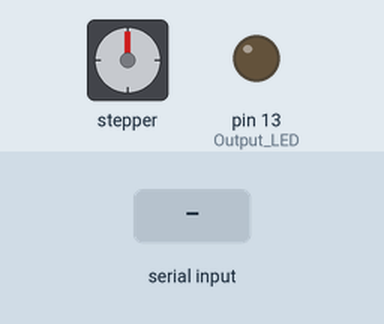
Bench run of a sketch on a simulated Arduino Uno, built with avr-gcc and run on an emulated ATmega328P. On the bench: stepper motor, output pins drawn as LEDs (lit = HIGH). Wiring (inferred from the names in the program): stepper motor (2048 steps per turn assumed): coils pin 2, pin 3, pin 4, pin 5. The inputs (shaded band) are chosen by the test bench. Pins used as bus, display or sensor lines are not drawn.

Above: at 1.2 s.
1.3 s: "90,45\n" received over Serial
At 3.5 s:
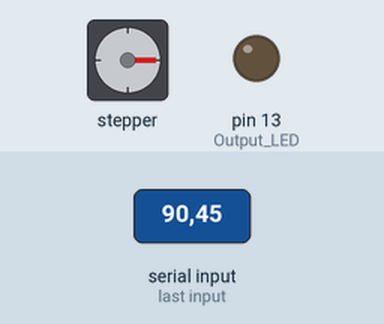
3.8 s: "30,150\n" received over Serial
At 5.3 s:
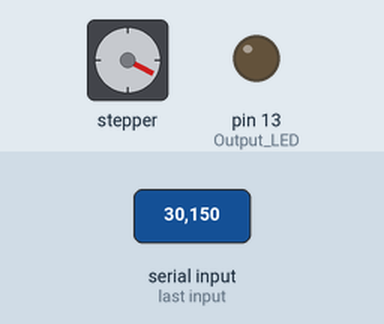
5.6 s: "5\n" received over Serial
At 6.0 s:
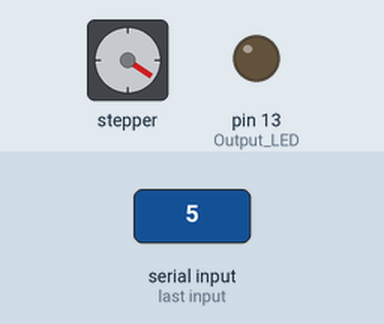
7.1 s: "90\n" received over Serial
At 9.1 s:
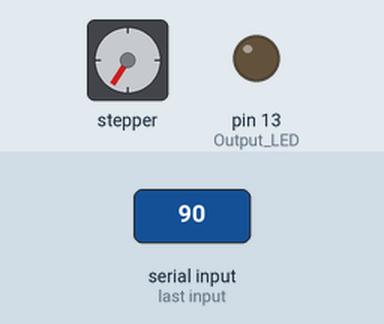
9.6 s: "200\n" received over Serial
At 12.4 s:
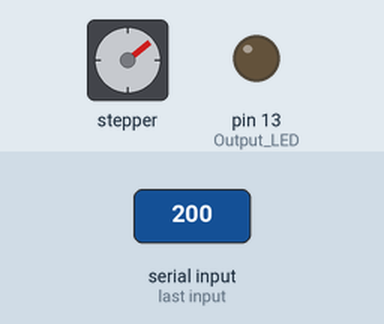
12.6 s: "90,45\n" received over Serial
At 14.6 s:
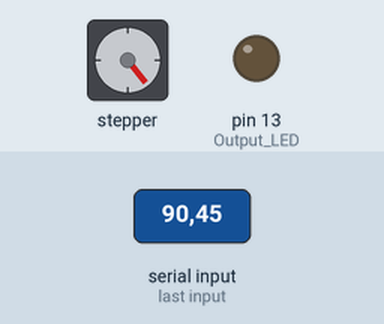
Timing chart, 0 to 16.1 s (numbered marks = the images above; inputs shaded):
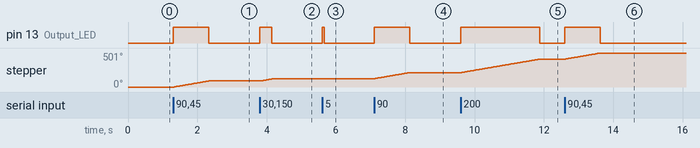

The sketch:

one-stepper.ino
```cpp
// #####################################################################################################################
// ######################################### SET ONE STEPPER ###########################################################
// #####################################################################################################################
// Variables
boolean rotateInDeg = true;
int delaySteps = 1000;
// Outputs
#define Output_LED 13
// Constant outputs for stepper
const byte stepperConstIn1 = 2;
const byte stepperConstIn2 = 3;
const byte stepperConstIn3 = 4;
const byte stepperConstIn4 = 5;
// Variable outputs for stepper
byte stepperIn1 = stepperConstIn1;
byte stepperIn2 = stepperConstIn2;
byte stepperIn3 = stepperConstIn3;
byte stepperIn4 = stepperConstIn4;

void setup()
{
	Serial.begin(9600);

	pinMode(Output_LED, OUTPUT);

	pinMode(stepperConstIn1, OUTPUT);
	pinMode(stepperConstIn2, OUTPUT);
	pinMode(stepperConstIn3, OUTPUT);
	pinMode(stepperConstIn4, OUTPUT);
}

void loop()
{
	// Loop is not required in this example
}

void serialEvent()
{
	if (Serial.available())
	{
		digitalWrite(Output_LED, HIGH);
		int Serial_Data = Serial.readStringUntil('\n').toInt();
		Serial_Data < 0 ? setDirection(false) : setDirection(true);
        setStepper(abs(Serial_Data), delaySteps, rotateInDeg);
		digitalWrite(Output_LED, LOW);
	}
	else
	{
		Serial.flush();
	}
}

void setDirection(boolean dirPos)
{
	if (dirPos)
 	{
 		stepperIn1 = stepperConstIn1;
 		stepperIn2 = stepperConstIn2;
 		stepperIn3 = stepperConstIn3;
 		stepperIn4 = stepperConstIn4;
 	}
 	else
 	{
 		stepperIn1 = stepperConstIn4;
 		stepperIn2 = stepperConstIn3;
 		stepperIn3 = stepperConstIn2;
 		stepperIn4 = stepperConstIn1;
 	}
}

void setStepper(int rounds, int d3lay, boolean deg)
{
	/*
	If deg is true, the stepper will rotate the given rounds in degrees, not in steps.

	The stepper rotates 5.625 degrees per full step and 64 steps per one revolution on the internal shaft.

	The gear ratio is about  63.68395:1, so there are 4076 steps per full rotation.

	I run the stepper in half-step control, this means a control sequence of 8.

	The final result for the one revolution on the outer shaft is 509,5 steps. This means, that one degree is 1.4153 steps
	*/
	if (deg)
	{
		rounds = round(rounds * 1.4153);
	}

	for (int X = 0; X < rounds; X++)
	{
        digitalWrite(stepperIn1, HIGH);
        digitalWrite(stepperIn4, LOW);
        delayMicroseconds(d3lay);

        digitalWrite(stepperIn1, HIGH);
        digitalWrite(stepperIn2, HIGH);
        delayMicroseconds(d3lay);

        digitalWrite(stepperIn1, LOW);
        digitalWrite(stepperIn2, HIGH);
        delayMicroseconds(d3lay);

        digitalWrite(stepperIn2, HIGH);
        digitalWrite(stepperIn3, HIGH);
        delayMicroseconds(d3lay);

        digitalWrite(stepperIn2, LOW);
        digitalWrite(stepperIn3, HIGH);
        delayMicroseconds(d3lay);

        digitalWrite(stepperIn3, HIGH);
        digitalWrite(stepperIn4, HIGH);
        delayMicroseconds(d3lay);

        digitalWrite(stepperIn3, LOW);
        digitalWrite(stepperIn4, HIGH);
        delayMicroseconds(d3lay);

        digitalWrite(stepperIn1, HIGH);
        digitalWrite(stepperIn4, HIGH);
        delayMicroseconds(d3lay);
	}

	// Disable all outputs
	digitalWrite(stepperIn1, LOW);
	digitalWrite(stepperIn2, LOW);
	digitalWrite(stepperIn3, LOW);
	digitalWrite(stepperIn4, LOW);
}
```

Measured:
- after the input at 1.3 s, pin 13 (Output_LED): LOW → HIGH at once, → LOW 1.0 s later; stepper: turns 89° clockwise in 1.0 s, starting at once
- after the input at 3.8 s, pin 13 (Output_LED): LOW → HIGH at once, → LOW 0.34 s later; stepper: turns 29° clockwise in 0.32 s, starting at once
- after the input at 7.1 s, pin 13 (Output_LED): LOW → HIGH at once, → LOW 1.0 s later; stepper: turns 89° clockwise in 1.0 s, starting at once
- after the input at 9.6 s, pin 13 (Output_LED): LOW → HIGH at once, → LOW 2.3 s later; stepper: turns 199° clockwise in 2.3 s, starting at once
- after the input at 12.6 s, pin 13 (Output_LED): LOW → HIGH at once, → LOW 1.0 s later; stepper: turns 90° clockwise in 1.0 s, starting at once
